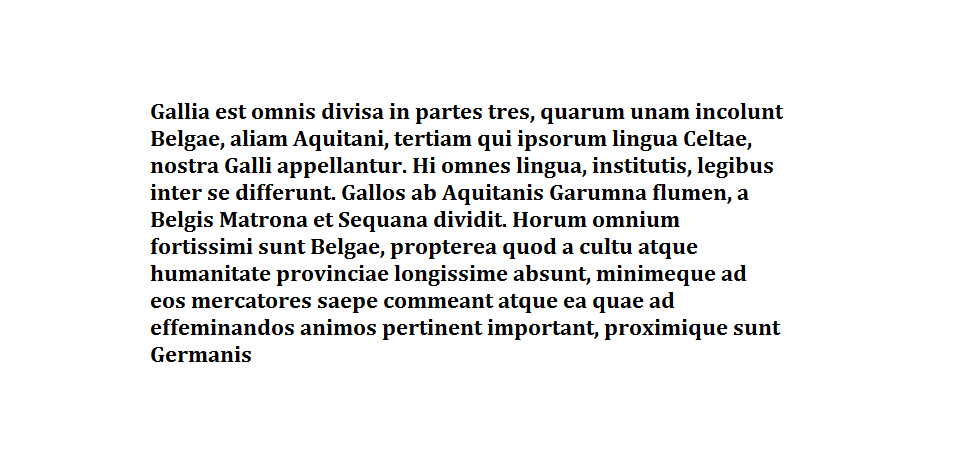
#> input picture Lab 9/images/galia.png, 953 x 463 px; the run also reads 1 picture not shown here
$ jupyter execute --allow-errors 'Lab 9.ipynb'
#> lines starting #> are read from the running program, lines starting #| are printed output that depends on the picture
#### Zadanie 1 Analiza obrazów
• Wczytaj obraz przedstawiający tekst, dokonaj odwrócenia kolorów (czarne tło), a następnie jego transformacji do domeny częstotliwościowej za pomocą DFT. Przedstaw wartości fazy i modułu współczynników Fouriera (osobno).
• Wybierz przykładowego reprezentanta grupy - wytnij z dużego zdjęcia wzorzec obiektu np. literę e lub charakterystyczny fragment ryby z ławicy (imcrop).
• Wykorzystując transformację Fouriera oblicz korelację między wybranym wzorcem, a całym obrazem 1
• Przedstaw otrzymany obraz wyjściowy oraz punkty, w których wykryto wystąpienie wzorca (nałóż je na obraz oryginalny).
• Znajdź liczbę wystąpień wzorca. Testy przeprowadź na dwóch zbiorach danych.

[cell 1]
import numpy as np
from PIL import Image,ImageOps
import matplotlib.pyplot as plt

def highlightMatches(img,matches,size,square):
    pix = img.load()
    if square:
        orgPix = img.copy().load()
    for x, y in matches:
        x = int(x)
        y = int(y)
        if square:
            for i in range(size[0]):
                for j in range(size[1]):
                    r, g, b = orgPix[x-i,y-j] #orginalne kolory
                    pix[x-i,y-j] = (r, g-100, b-100)
        else:
            x0,y0 = x-size[0]//2, y-size[1]//2
            pix[x0,y0] = (0, 255, 0)

def findMatch(img,imgP,mu):
    imgFFT = np.fft.fft2(img)
    patFFT = np.fft.fft2(np.rot90(imgP,2), s=img.shape)
    correlation = np.abs(np.fft.ifft2(np.multiply(imgFFT,patFFT)))

    matchCondition = mu * np.max(correlation)
    return np.argwhere(correlation >= matchCondition)

def findPattern(image,pattern,changeImage,square = True, mu=0.95):
    originalImage = Image.open(image)
    img = changeImage(originalImage)

    imgPattern = Image.open(pattern)
    imgPattern = changeImage(imgPattern)

    matches = findMatch(img,imgPattern,mu)
    highlightMatches(originalImage,matches,imgPattern.shape,square)

    return originalImage,len(matches)

[cell 2]
galia = Image.open("images/galia.png")
#> galia is the input picture: PIL image 953x463 RGB; mean R, G, B 237.9, 237.8, 237.9
galiaMatrix = np.asarray(ImageOps.invert(galia.convert('L')))
plt.figure(figsize=(10,10))
plt.imshow(galiaMatrix,cmap=plt.cm.gray)
plt.title("Galia Black-White")
plt.show()

'''
fftshift przesuwa z (0,pi) do (-pi/2,pi/2)
fft() do obliczen , fftshift(fft()) do wykresów
'''

galiaFFT = np.fft.fftshift(np.fft.fft2(galiaMatrix))

galiaMagnitude = np.abs(galiaFFT)
plt.figure(figsize=(10,10))
plt.imshow(np.log(galiaMagnitude),cmap=plt.cm.gray)
plt.title("Galia Magnitude")
plt.show()

galiaPhase = np.angle(galiaFFT)
plt.figure(figsize=(10,10))
plt.title("Galia Phase")
plt.imshow(galiaPhase,cmap=plt.cm.gray)
plt.show()

[cell 3]
fishes = Image.open("images/school.jpg")
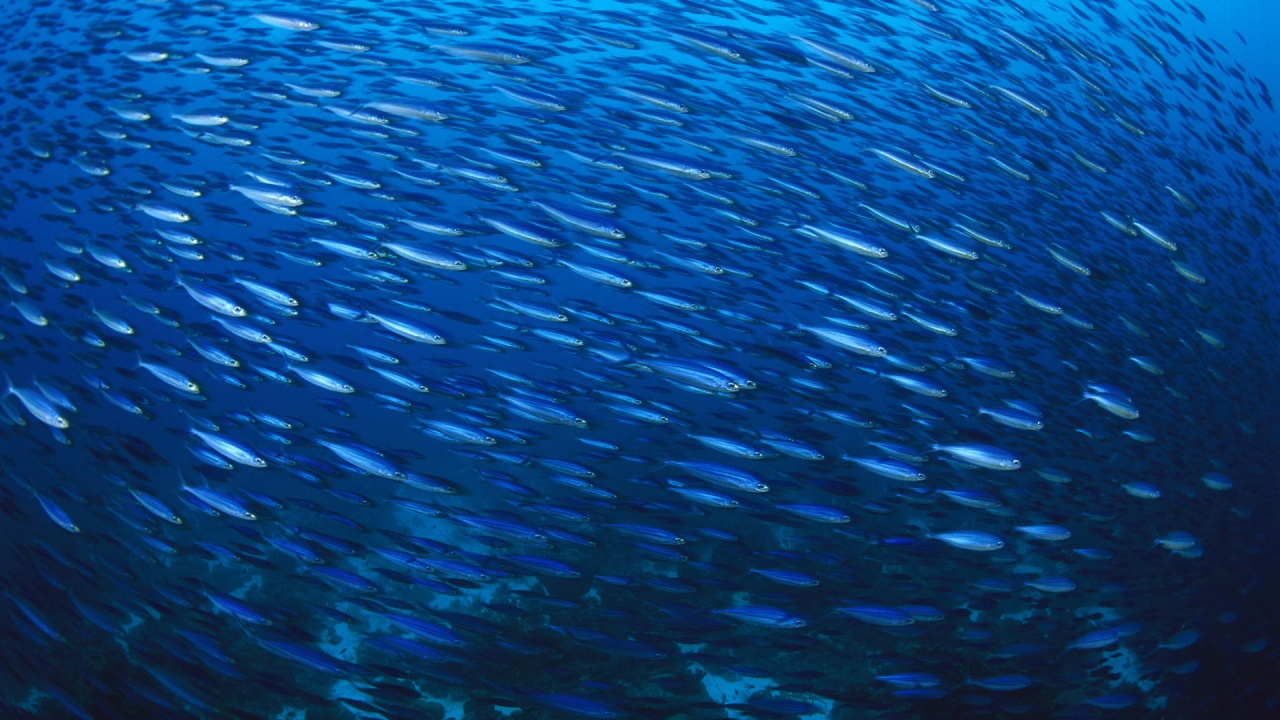
#> input picture Lab 9/images/school.jpg, 1280 x 720 px
#> fishes is the input picture: PIL image 1280x720 RGB; mean R, G, B 9.1, 67.3, 128.5
fishesMatrix = np.asarray(np.array(fishes)[:,:,0])
plt.figure(figsize=(9,9))
plt.imshow(fishesMatrix)
plt.title("Fishes Red Channel")
plt.show()

fishesFFT = np.fft.fftshift(np.fft.fft2(fishesMatrix))

fishesMagnitude = np.abs(fishesFFT)
plt.figure(figsize=(9,9))
plt.title("Fishes Magnitude")
plt.imshow(np.log(fishesMagnitude),cmap=plt.cm.gray)
plt.show()

fishesPhase = np.angle(fishesFFT)
plt.figure(figsize=(9,9))
plt.title("Fishes Phase")
plt.imshow(fishesPhase,cmap=plt.cm.gray)
plt.show()

#> (a cell that did not finish here is left out)


print("Liczba wystąpień wzorca:",count)
plt.figure(figsize=(20,10))
plt.axis('off')
plt.imshow(img)
plt.show()

[cell 5]
img, count = findPattern(image="images/school.jpg",pattern="images/fish1.png",square = False ,
                         changeImage=lambda i: (np.array(i)[:,:,0]).T,mu=0.16)
#> in findMatch, `correlation = np.abs(np.fft.ifft2(np.multiply(imgFFT,patFFT)))`:
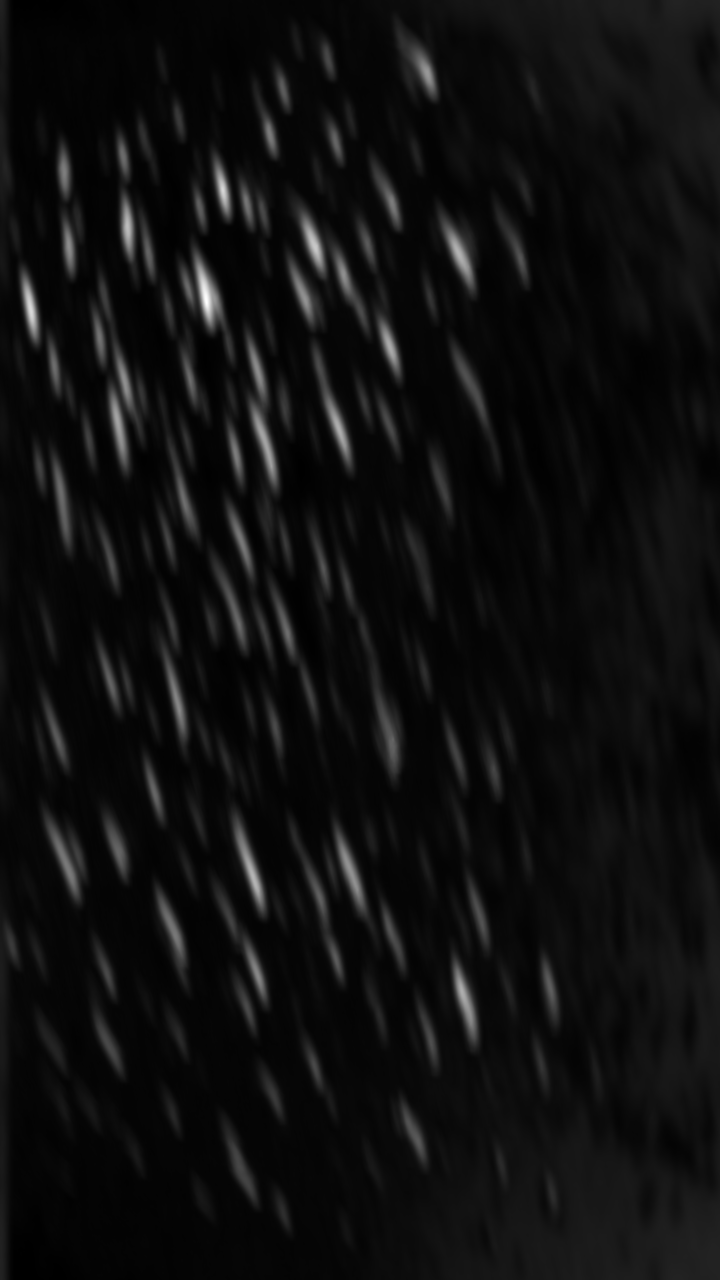
#> correlation: shape (1280, 720) float64; min 24863, max 4212934, mean 274245.9; drawn with min black and max white
#> in findMatch, `matchCondition = mu * np.max(correlation)`: matchCondition = 674069.4
#> the loop in highlightMatches, `for x, y in matches:` made 57318 passes
#> (x, y, x0, y0) on passes 1 to 12: (33, 399, 14, 392), (33, 400, 14, 393), (34, 399, 15, 392), (34, 400, 15, 393), (34, 401, 15, 394), (35, 398, 16, 391), (35, 399, 16, 392), (35, 400, 16, 393), (35, 401, 16, 394), (35, 402, 16, 395), (36, 399, 17, 392), (36, 400, 17, 393)
#> count = 57318

print("Liczba wystąpień wzorca:",count)
#| Liczba wystąpień wzorca: 57318
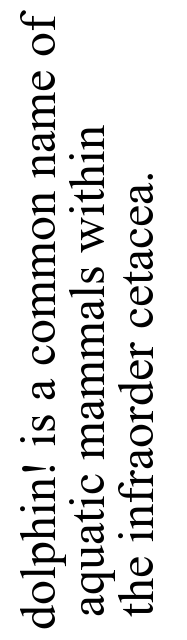
#> input picture Lab 9/images/dolT.png, 187 x 640 px
#> in OCR, text is the input picture: PIL image 187x640 RGB; min 0, max 255, mean 227.8
plt.figure(figsize=(20,10))
plt.axis('off')
plt.imshow(np.asarray(img))
plt.show()

#### Zadanie 2 OCR
Napisz program przekształacający obraz w tekst, przyjmując następujące założenia:
1. Na obrazie znajduje się tekst złożony z małych liter alfabetu łacińskiego oraz cyfr
2. Na obrazie występuje jeden typ i rozmiar czcionki
3. Weź pod uwagę czcionki szeryfowe i bezszeryfowe
4. W tekście występują znaki przestankowe: .,?!
5. Tekst składa się z wielu linii
6. Tekst może być obrócony (krzywo zeskanowany w całości)
7. Program powinien zwracać tekst wraz ze znakami białymi i znakami nowych linii
8. Program może raportować procent poprawnie rozpoznanych liter dla pre-definiowanych obrazów testowych
9. Program powinien dodatkowo zliczać liczbę wystąpień każdej litery
10. Należy zastosować operację splotu i DFT albo inne metody (klasyfikacja)
11. Należy dokonać redukcji szumu na obrazie wejściowym

[cell 6]
import numpy as np
from PIL import Image,ImageOps,ImageFont,ImageDraw
import matplotlib.pyplot as plt
import string
from collections import defaultdict

def generateTextImage(text,path,fontFamilly='Times',fontSize=50):
    font = ImageFont.truetype('C:\Windows\Fonts\{}.ttf'.format(fontFamilly),fontSize)
    W,H = 0,10
    for line in text.splitlines():
        w,h = font.getsize(line)
        H += h
        W = w if w > W else W

    textImage = Image.new('RGB',(W,H),color='white')
    ImageDraw.Draw(textImage).text((0,0),text,font=font,fill='black')
    textImage = ImageOps.expand(textImage, border=10, fill='white')
    textImage.save(path)


characters = string.ascii_lowercase + string.digits + '.,?!'
arial = ImageFont.truetype('C:\Windows\Fonts\Arial.ttf',50)
times = ImageFont.truetype('C:\Windows\Fonts\Times.ttf',50)
dol = "dolphin! is a common name of\n aquatic mammals within\n the infraorder cetacea."
abc = "abcdefghijklmnopqrstuvwxyz\n1234567890\n.,?!"

def getLetterPattern(char,font):
    w,h = font.getsize(char)
    charImg = Image.new('RGB',(w,h),color='white')
    ImageDraw.Draw(charImg).text((0,0),char,font=font,fill='black')
    return charImg

def getCorrelationMatrix(imgFFT,patFFT):
    return np.abs(np.fft.ifft2(np.multiply(imgFFT,patFFT)))

def categorize(matches,font):
    textDict = defaultdict(dict) #defaultdict ponieważ nie chcemy mieć problemów z dodawaniem nowych kluczy
    minW,minH = font.getsize('l')
    for m in matches:
        x,y,C,_ = m
        x0 = x//minW #'uregulowanie' współrzędnych żeby być w stanie określić kolejność i ilość linii
        y0 = y//minH
        if (y0 not in textDict or x0 not in textDict[y0]):
            textDict[y0][x0] = m
        elif (C > textDict[y0][x0][2]):
            textDict[y0][x0] = m
    return textDict

def printText(textDict,font,count):
    result = ""
    spaceW,_ = font.getsize(' ')
    if count == True:
        countRes = {}
    for y0 in sorted(textDict):
        prevEndX = None
        for x0 in sorted(textDict[y0]):
            char = textDict[y0][x0][3]
            curX = textDict[y0][x0][0]
            if (prevEndX != None):
                if curX - prevEndX > spaceW * 0.9:
                    result += ' '
            result += char
            charW,_ = font.getsize(char)
            prevEndX = curX + charW

            if count == True:
                if char not in countRes:
                    countRes[char] = 1
                else:
                    countRes[char] += 1

        result += "\n"
    print(result)

    if count == True:
        countPrint = ""
        for key in sorted(countRes):
            countPrint += ("| {}:{} |".format(key, countRes[key]))
        print(countPrint)
    return result

def findMatches(text,mu,changeImage,font):
    results = []
    for c in characters:
        pat = getLetterPattern(c,font)
        pat = changeImage(pat)

        textFFT = np.fft.fft2(text)
        charFFT = np.fft.fft2(np.rot90(pat,2), s=text.shape)
        C = getCorrelationMatrix(textFFT,charFFT)

        cond = mu * np.max(C)
        for x in range(C.shape[0]):
            for y in range(C.shape[1]):
                if C[x,y] > cond:
                    results.append((x,y,C[x,y],c))
    return results

def reduceNoice(A, k):
#> called with k = 70
    U, S, V = np.linalg.svd(A)
#> S = 187 values, max 18357.9 at index 0, min 5.13e-13 at index 186, mean 750.5
    U = np.matrix(U[:, :k])
#> U: shape (187, 70) float64
    S = np.diag(S[:k])
    V = np.matrix(V[:k, :])
#> V: shape (70, 640) float64
    return U*S*V

def isTextFlipped(text,font,changeImage):
    rots = {"0":0, "1":0, "2":0, "3":0}
    pat = getLetterPattern('e',font) #e bo jest popularne :)))
#> in getLetterPattern, `charImg = Image.new('RGB',(w,h),color='white')`: charImg: PIL image 31x48 RGB; every value is 255
    pat = changeImage(pat)
    charFFT = np.fft.fft2(np.rot90(pat,2), s=text.shape)
    charFFT2 = np.fft.fft2(np.rot90(pat,2), s=(text.shape[1],text.shape[0]))

    textFFT = np.fft.fft2(text)
    rots[0] = np.max(getCorrelationMatrix(textFFT,charFFT))

    textFFT = np.fft.fft2(np.rot90(text,1))
    rots[1] = np.max(getCorrelationMatrix(textFFT,charFFT2))

    textFFT = np.fft.fft2(np.rot90(text,2))
    rots[2] = np.max(getCorrelationMatrix(textFFT,charFFT))

    textFFT = np.fft.fft2(np.rot90(text,3))
    rots[3] = np.max(getCorrelationMatrix(textFFT,charFFT2))

    return max(rots, key=rots.get)

'''
def reportSimilarity(imageText,originalText):
    imgTLen = len(imageText)
    count = 0
    j = 0
    for c in originalText:
        if j < imgTLen and c is imageText[j]:
            count += 1
        elif j+1 < imgTLen and c is imageText[j+1]:
            j += 1
            count += 1
        j += 1
    print("Similarity: {:.2f}%".format(count/imgTLen*100))
'''

def OCR(imageFile,
        fileType,
        originalText = None,
        k = 70,
        changeImage = lambda i : np.array(ImageOps.invert(i.convert('L'))).T,
        font = arial,
        count = False):

    if fileType is "png":
        mu = 0.998 if font == arial else 0.9995
    else:
        mu = 0.997

    text = Image.open(imageFile)
    text = changeImage(text)
    text = reduceNoice(text, k)

    rotCount = isTextFlipped(text,font,changeImage)
#> rotCount = 0
    text = np.rot90(text,rotCount)

    matches = findMatches(text,mu,changeImage,font)
#> the loop in findMatches, `for c in characters:` made 40 passes
#> cond on passes 1 to 12: 14745982.6, 14337260.6, 9727949.9, 14711908.3, 14766688.2, 9436118.1, 16674045.2, 12596830.7, 6234043, 8451799.3, 10448478, 6920418.6
#> pass 1, in findMatches, `C = getCorrelationMatrix(textFFT,charFFT)`:
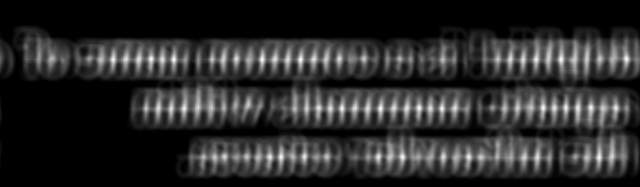
#> C: shape (187, 640) float64; min 6.11e-13, max 14753359.3, mean 2415190.7; drawn with min black and max white
#> after the loop in findMatches, `for c in characters:`:
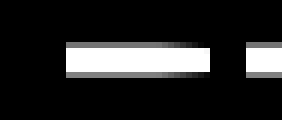
#> pat: shape (20, 47) (shown 6 times larger); min 0, max 255, mean 39.2
#> after the loop in findMatches, `for c in characters:`: results = 45 items, first 6: (59, 300, 14748856, 'a'), (108, 380, 14753359.3, 'a'), (156, 378, 14344432.8, 'b'), (56, 561, 9732816.3, 'c'), (157, 403, 14719268, 'd'), (57, 626, 14774075.2, 'e')
#> matches has the same summary as results in findMatches
    textDict = categorize(matches,font)
#> the loop in categorize, `for m in matches:` made 45 passes
#> (x, y, C, x0, y0) on passes 1 to 12: (59, 300, 14748856, 4, 6), (108, 380, 14753359.3, 7, 8), (156, 378, 14344432.8, 11, 8), (56, 561, 9732816.3, 4, 11), (157, 403, 14719268, 11, 8), (57, 626, 14774075.2, 4, 13), (45, 559, 9440838.5, 3, 11), (157, 388, 16682386.3, 11, 8), (108, 417, 12603132.2, 7, 8), (156, 222, 6237161.5, 11, 4), (156, 245, 8456027.3, 11, 5), (154, 421, 10453704.8, 11, 8)
#> (m, x, y, C, x0, y0) on passes 28 to 33: ((157, 224, 14106326.3, '0'), 157, 224, 14106326.3, 11, 4), ((156, 418, 9989920.6, '1'), 156, 418, 9989920.6, 11, 8), ((157, 418, 9991937.9, '1'), 157, 418, 9991937.9, 11, 8), ((158, 418, 13576682.2, '2'), 158, 418, 13576682.2, 11, 8), ((157, 224, 13972896.9, '3'), 157, 224, 13972896.9, 11, 4), ((111, 586, 12673096.7, '4'), 111, 586, 12673096.7, 7, 12)
#> after the loop in categorize, `for m in matches:`: textDict = 10 items
#> textDict = 10 items
    resultText = printText(textDict,font,count)
#> the loop in printText, `for y0 in sorted(textDict):` made 10 passes
#> y0 on passes 2 to 10: 3, 4, 5, 6, 8, 10, 11, 12, 13
#> after the loop in printText, `for y0 in sorted(textDict):`: countRes = 15 items
#| ,
#| 6
#| 8
#| n
#| a ,
#| atg
#| .
#| fs 5
#| 9my
#| e
#> the loop in printText, `for key in sorted(countRes):` made 15 passes
#> key on passes 6 to 15: '9', 'a', 'e', 'f', 'g', 'm', 'n', 's', 't', 'y'
#> (key, countPrint) on passes 1 to 5: (',', '| ,:2 |'), ('.', '| ,:2 || .:1 |'), ('5', '| ,:2 || .:1 || 5:1 |'), ('6', '| ,:2 || .:1 || 5:1 || 6:1 |'), ('8', '| ,:2 || .:1 || 5:1 || 6:1 || 8:1 |')
#| | ,:2 || .:1 || 5:1 || 6:1 || 8:1 || 9:1 || a:2 || e:1 || f:1 || g:1 || m:1 || n:1 || s:1 || t:1 || y:1 |
    #reportSimilarity(resultText,originalText)

[cell 7]
OCR("images/dolT.png","png",font = times, count=True)

[cell 8]
OCR("images/abcT.png","png",font = times, count=False)
#> call 2 of OCR, with imageFile = 'images/abcT.png', fileType = 'png', k = 70, count = False
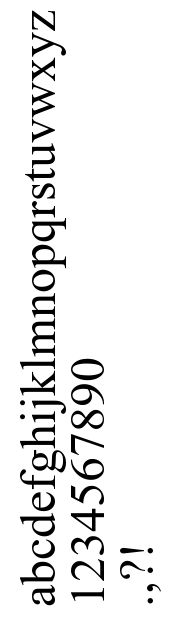
#> input picture Lab 9/images/abcT.png, 184 x 617 px
#> in OCR, text is the input picture: PIL image 184x617 RGB; min 0, max 255, mean 237.1
#> call 2 of reduceNoice, with k = 70
#> in reduceNoice (call 2), `U, S, V = np.linalg.svd(A)`:
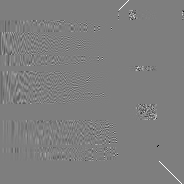
#> U: shape (184, 184) float64; min -0.988, max 1, mean 0.000725; drawn with min black and max white
#> in reduceNoice (call 2), `U, S, V = np.linalg.svd(A)`: S = 184 values, max 14384.2 at index 0, min 9.05e-14 at index 183, mean 611.2
#> in reduceNoice (call 2), `return U*S*V`:
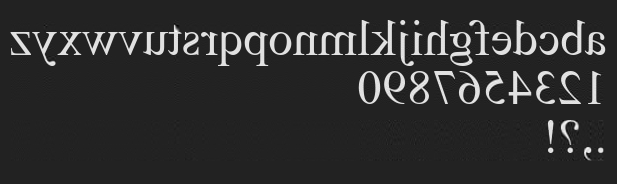
#> returned value: shape (184, 617) float64; min -46.06, max 294.1, mean 17.9; drawn with min black and max white
#> in OCR (call 2), `rotCount = isTextFlipped(text,font,changeImage)`: rotCount = 2
#> the loop in findMatches (call 2), `for c in characters:` made 40 passes
#> cond on passes 1 to 12: 14502559, 13600671.5, 9969945.5, 13859821.3, 14723642.8, 9309023.3, 14762528.9, 12500921.8, 6468524.9, 7952974.2, 11543831.5, 6968742.9
#> pass 1, in findMatches (call 2), `C = getCorrelationMatrix(textFFT,charFFT)`:
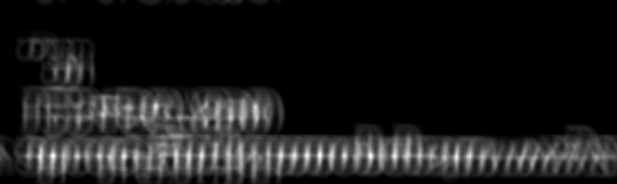
#> C: shape (184, 617) float64; min 2.33e-13, max 14509813.9, mean 1588644.2; drawn with min black and max white
#> the loop in categorize (call 2), `for m in matches:` made 45 passes
#> m on passes 1 to 12: (155, 320, 14509813.9, 'a'), (155, 188, 13607475.2, 'b'), (150, 175, 9974932.9, 'c'), (156, 371, 13866754.6, 'd'), (154, 370, 14731008.3, 'e'), (148, 379, 9313680.1, 'f'), (155, 380, 14769913.9, 'g'), (156, 50, 12507175.4, 'h'), (96, 112, 6471760.8, 'i'), (155, 296, 7956952.7, 'j'), (153, 121, 11549606.3, 'k'), (153, 122, 11548674.8, 'k')
#> the loop in printText (call 2), `for y0 in sorted(textDict):` made 11 passes
#| .
#| l h
#| i1 kp
#| vymq
#| b
#| 9
#| sa
#| e
#| z8
#| 4
#| 5

[cell 9]
OCR("images/dolT.jpg","jpg",font = times, count=False)
#> call 3 of OCR, with imageFile = 'images/dolT.jpg', fileType = 'jpg', k = 70, count = False
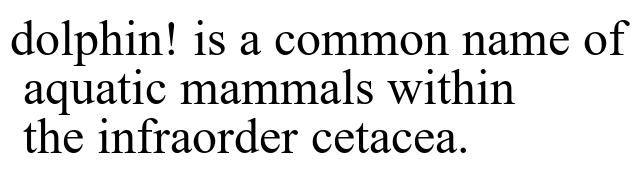
#> input picture Lab 9/images/dolT.jpg, 640 x 187 px
#| ,
#| 6
#| 8
#| n
#| a ,
#| atg
#| .
#| cs 5
#| 9my
#| e

[cell 10]
OCR("images/abcT.jpg","jpg",font = times, count=False)
#| .
#| l h
#| i1 kp
#| vymq
#| b
#| 9
#| sa
#| e
#| z8
#| 5
#| 5
